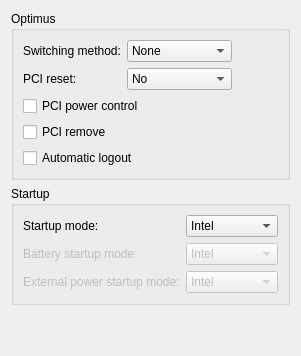
      <widget class="QWidget" name="optimusPage">
       <layout class="QVBoxLayout" name="optimusPageLayout">
        <item>
         <widget class="QGroupBox" name="optimusGroupBox">
          <property name="title">
           <string notr="true">Optimus</string>
          </property>
          <layout class="QGridLayout" name="gridLayout_3">
           <item row="1" column="1">
            <widget class="QComboBox" name="pciResetComboBox">
             <property name="toolTip">
              <string>&lt;html&gt;&lt;head/&gt;&lt;body&gt;&lt;p&gt;Reset the Nvidia card at the PCI level before reloading the nvidia module&lt;/p&gt;&lt;p&gt;&lt;span style=&quot; font-style:italic;&quot;&gt;No&lt;/span&gt;: does not perform any reset&lt;/p&gt;&lt;p&gt;&lt;span style=&quot; font-style:italic;&quot;&gt;Function level&lt;/span&gt;: perform a light &amp;quot;function-level&amp;quot; reset&lt;/p&gt;&lt;p&gt;&lt;span style=&quot; font-style:italic;&quot;&gt;Hot reset&lt;/span&gt;: perform a &amp;quot;hot reset&amp;quot; of the PCI bridge (this method messes with the hardware directly and will perform a PCI remove even if it disabled, please read the online documentation of Optimus Manager before using it)&lt;/p&gt;&lt;/body&gt;&lt;/html&gt;</string>
             </property>
             <item>
              <property name="text">
               <string>No</string>
              </property>
             </item>
             <item>
              <property name="text">
               <string>Function level</string>
              </property>
             </item>
             <item>
              <property name="text">
               <string>Hot reset</string>
              </property>
             </item>
            </widget>
           </item>
           <item row="5" column="0" colspan="3">
            <widget class="QCheckBox" name="autoLogoutCheckBox">
             <property name="toolTip">
              <string>&lt;html&gt;&lt;head/&gt;&lt;body&gt;&lt;p&gt;Automatically log out the current desktop session when switching GPUs&lt;/p&gt;&lt;p&gt;This feature is currently supported for Gnome, KDE Plasma, LXDE, Deepin, Xfce, i3, Sway, Openbox, AwesomeWM and bspwm&lt;/p&gt;&lt;p&gt;If this options is disabled or you use a different desktop environment, GPU switching only becomes effective at the next graphical session login&lt;/p&gt;&lt;/body&gt;&lt;/html&gt;</string>
             </property>
             <property name="text">
              <string>Automatic logout</string>
             </property>
            </widget>
           </item>
           <item row="1" column="0">
            <widget class="QLabel" name="pciResetLabel">
             <property name="text">
              <string>PCI reset:</string>
             </property>
            </widget>
           </item>
           <item row="0" column="2">
            <spacer name="optimusBoxSpacer">
             <property name="orientation">
              <enum>Qt::Horizontal</enum>
             </property>
             <property name="sizeHint" stdset="0">
              <size>
               <width>40</width>
               <height>20</height>
              </size>
             </property>
            </spacer>
           </item>
           <item row="4" column="0">
            <widget class="QCheckBox" name="pciRemoveCheckBox">
             <property name="toolTip">
              <string>&lt;html&gt;&lt;head/&gt;&lt;body&gt;&lt;p&gt;Remove the Nvidia card from the PCI bus&lt;/p&gt;&lt;p&gt;May prevent crashes caused by power switching&lt;/p&gt;&lt;p&gt;Ignored if switching method is Nouveau or Bbswitch&lt;/p&gt;&lt;/body&gt;&lt;/html&gt;</string>
             </property>
             <property name="text">
              <string>PCI remove</string>
             </property>
            </widget>
           </item>
           <item row="3" column="0" colspan="3">
            <widget class="QCheckBox" name="pciPowerControlCheckBox">
             <property name="toolTip">
              <string>&lt;html&gt;&lt;head/&gt;&lt;body&gt;&lt;p&gt;Enable PCI power management in Intel mode&lt;/p&gt;&lt;p&gt;This option is incompatible with ACPI call and Bbswitch switching methods, so it will be ignored in those cases&lt;/p&gt;&lt;/body&gt;&lt;/html&gt;</string>
             </property>
             <property name="text">
              <string>PCI power control</string>
             </property>
            </widget>
           </item>
           <item row="0" column="1">
            <widget class="QComboBox" name="switchingMethodComboBox">
             <property name="toolTip">
              <string>&lt;html&gt;&lt;head/&gt;&lt;body&gt;&lt;p&gt;Method to power switch the Nvidia card&lt;/p&gt;&lt;p&gt;&lt;span style=&quot; font-style:italic;&quot;&gt;None&lt;/span&gt;: do not use an external module for power management (for some laptop models it's preferable to use this option in combination with PCI power control)&lt;/p&gt;&lt;p&gt;&lt;span style=&quot; font-style:italic;&quot;&gt;Nouveau&lt;/span&gt;: load the nouveau module on the Nvidia card&lt;/p&gt;&lt;p&gt;&lt;span style=&quot; font-style:italic;&quot;&gt;Bbswitch&lt;/span&gt;: power off the card using the bbswitch module (requires the &amp;quot;bbswitch&amp;quot;dependency)&lt;/p&gt;&lt;p&gt;&lt;span style=&quot; font-style:italic;&quot;&gt;ACPI call&lt;/span&gt;: try various ACPI method calls to power the card on and off (requires the &amp;quot;acpi_call&amp;quot; dependency)&lt;/p&gt;&lt;p&gt;&lt;span style=&quot; font-style:italic;&quot;&gt;Custom&lt;/span&gt;: use custom scripts at &lt;span style=&quot; font-style:italic;&quot;&gt;/etc/optimus-manager/nvidia-enable.sh&lt;/span&gt; and &lt;span style=&quot; font-style:italic;&quot;&gt;/etc/optimus-manager/nvidia-disable.sh&lt;/span&gt;&lt;/p&gt;&lt;/body&gt;&lt;/html&gt;</string>
             </property>
             <item>
              <property name="text">
               <string>None</string>
              </property>
             </item>
             <item>
              <property name="text">
               <string notr="true">Nouveau</string>
              </property>
             </item>
             <item>
              <property name="text">
               <string notr="true">Bbswitch</string>
              </property>
             </item>
             <item>
              <property name="text">
               <string>ACPI call</string>
              </property>
             </item>
             <item>
              <property name="text">
               <string>Custom</string>
              </property>
             </item>
            </widget>
           </item>
           <item row="0" column="0">
            <widget class="QLabel" name="switchingMethodLabel">
             <property name="text">
              <string>Switching method:</string>
             </property>
            </widget>
           </item>
          </layout>
         </widget>
        </item>
        <item>
         <widget class="QGroupBox" name="groupBox">
          <property name="title">
           <string>Startup</string>
          </property>
          <layout class="QGridLayout" name="gridLayout_6">
           <item row="2" column="1">
            <widget class="QComboBox" name="batteryStartupModeComboBox">
             <property name="enabled">
              <bool>false</bool>
             </property>
             <property name="toolTip">
              <string>&lt;html&gt;&lt;head/&gt;&lt;body&gt;&lt;p&gt;GPU mode to be selected when &lt;span style=&quot; font-style:italic;&quot;&gt;Startup mode&lt;/span&gt; is &lt;span style=&quot; font-style:italic;&quot;&gt;Auto&lt;/span&gt; and the computer is running on battery&lt;/p&gt;&lt;/body&gt;&lt;/html&gt;</string>
             </property>
             <item>
              <property name="text">
               <string notr="true">Intel</string>
              </property>
              <property name="icon">
               <iconset theme="prime-intel">
                <normaloff>.</normaloff>.</iconset>
              </property>
             </item>
             <item>
              <property name="text">
               <string notr="true">Nvidia</string>
              </property>
              <property name="icon">
               <iconset theme="prime-nvidia">
                <normaloff>.</normaloff>.</iconset>
              </property>
             </item>
             <item>
              <property name="text">
               <string notr="true">Hybrid</string>
              </property>
              <property name="icon">
               <iconset theme="prime-hybrid">
                <normaloff>.</normaloff>.</iconset>
              </property>
             </item>
            </widget>
           </item>
           <item row="2" column="0">
            <widget class="QLabel" name="batteryStartupModeLabel">
             <property name="enabled">
              <bool>false</bool>
             </property>
             <property name="text">
              <string>Battery startup mode:</string>
             </property>
            </widget>
           </item>
           <item row="0" column="0">
            <widget class="QLabel" name="startupModeLabel">
             <property name="text">
              <string>Startup mode:</string>
             </property>
            </widget>
           </item>
           <item row="5" column="1">
            <widget class="QComboBox" name="externalPowerStartupModeComboBox">
             <property name="enabled">
              <bool>false</bool>
             </property>
             <property name="toolTip">
              <string>&lt;html&gt;&lt;head/&gt;&lt;body&gt;&lt;p&gt;GPU mode to be selected when &lt;span style=&quot; font-style:italic;&quot;&gt;Startup mode&lt;/span&gt; is &lt;span style=&quot; font-style:italic;&quot;&gt;Auto&lt;/span&gt; and the computer is running on external power&lt;/p&gt;&lt;/body&gt;&lt;/html&gt;</string>
             </property>
             <item>
              <property name="text">
               <string notr="true">Intel</string>
              </property>
              <property name="icon">
               <iconset theme="prime-intel">
                <normaloff>.</normaloff>.</iconset>
              </property>
             </item>
             <item>
              <property name="text">
               <string notr="true">Nvidia</string>
              </property>
              <property name="icon">
               <iconset theme="prime-nvidia">
                <normaloff>.</normaloff>.</iconset>
              </property>
             </item>
             <item>
              <property name="text">
               <string notr="true">Hybrid</string>
              </property>
              <property name="icon">
               <iconset theme="prime-hybrid">
                <normaloff>.</normaloff>.</iconset>
              </property>
             </item>
            </widget>
           </item>
           <item row="0" column="1">
            <widget class="QComboBox" name="startupModeComboBox">
             <property name="toolTip">
              <string>&lt;html&gt;&lt;head/&gt;&lt;body&gt;&lt;p&gt;GPU mode to use at computer startup&lt;/p&gt;&lt;p&gt;&lt;span style=&quot; font-style:italic;&quot;&gt;Auto&lt;/span&gt; is a special mode that auto-detects if the computer is running on battery and selects a proper GPU mode&lt;/p&gt;&lt;p&gt;See the other options below for details&lt;/p&gt;&lt;/body&gt;&lt;/html&gt;</string>
             </property>
             <item>
              <property name="text">
               <string notr="true">Intel</string>
              </property>
              <property name="icon">
               <iconset theme="prime-intel">
                <normaloff>.</normaloff>.</iconset>
              </property>
             </item>
             <item>
              <property name="text">
               <string notr="true">Nvidia</string>
              </property>
              <property name="icon">
               <iconset theme="prime-nvidia">
                <normaloff>.</normaloff>.</iconset>
              </property>
             </item>
             <item>
              <property name="text">
               <string notr="true">Hybrid</string>
              </property>
              <property name="icon">
               <iconset theme="prime-hybrid">
                <normaloff>.</normaloff>.</iconset>
              </property>
             </item>
             <item>
              <property name="text">
               <string>Auto</string>
              </property>
              <property name="icon">
               <iconset theme="preferences-system-power-management">
                <normaloff>.</normaloff>.</iconset>
              </property>
             </item>
            </widget>
           </item>
           <item row="5" column="0">
            <widget class="QLabel" name="externalPowerStartupModeLabel">
             <property name="enabled">
              <bool>false</bool>
             </property>
             <property name="text">
              <string>External power startup mode:</string>
             </property>
            </widget>
           </item>
          </layout>
         </widget>
        </item>
        <item>
         <spacer name="optimusSpacer">
          <property name="orientation">
           <enum>Qt::Vertical</enum>
          </property>
          <property name="sizeHint" stdset="0">
           <size>
            <width>20</width>
            <height>40</height>
           </size>
          </property>
         </spacer>
        </item>
       </layout>
      </widget>
